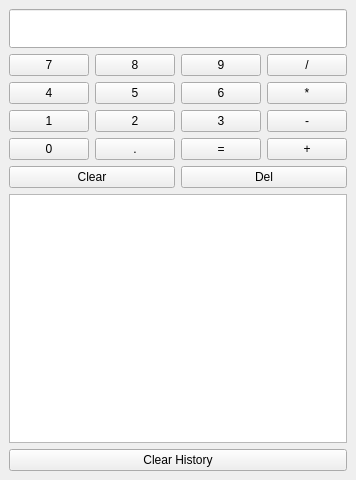
<?xml version="1.0" encoding="UTF-8"?>
<ui version="4.0">
 <class>MainWindow</class>
 <widget class="QMainWindow" name="MainWindow">
  <property name="geometry">
   <rect>
    <x>0</x>
    <y>0</y>
    <width>320</width>
    <height>480</height>
   </rect>
  </property>
  <property name="windowTitle">
   <string>Calculator</string>
  </property>
  <widget class="QWidget" name="centralwidget">
   <layout class="QVBoxLayout" name="verticalLayout">
    <item>
     <widget class="QLineEdit" name="display">
      <property name="font">
       <font>
        <pointsize>20</pointsize>
       </font>
      </property>
      <property name="alignment">
       <set>Qt::AlignRight|Qt::AlignTrailing|Qt::AlignVCenter</set>
      </property>
      <property name="readOnly">
       <bool>true</bool>
      </property>
     </widget>
    </item>
    <item>
     <layout class="QGridLayout" name="gridLayout">
      <item row="0" column="0">
       <widget class="QPushButton" name="btn_7">
        <property name="text">
         <string>7</string>
        </property>
       </widget>
      </item>
      <item row="0" column="1">
       <widget class="QPushButton" name="btn_8">
        <property name="text">
         <string>8</string>
        </property>
       </widget>
      </item>
      <item row="0" column="2">
       <widget class="QPushButton" name="btn_9">
        <property name="text">
         <string>9</string>
        </property>
       </widget>
      </item>
      <item row="0" column="3">
       <widget class="QPushButton" name="btn_divide">
        <property name="text">
         <string>/</string>
        </property>
       </widget>
      </item>
      <item row="1" column="0">
       <widget class="QPushButton" name="btn_4">
        <property name="text">
         <string>4</string>
        </property>
       </widget>
      </item>
      <item row="1" column="1">
       <widget class="QPushButton" name="btn_5">
        <property name="text">
         <string>5</string>
        </property>
       </widget>
      </item>
      <item row="1" column="2">
       <widget class="QPushButton" name="btn_6">
        <property name="text">
         <string>6</string>
        </property>
       </widget>
      </item>
      <item row="1" column="3">
       <widget class="QPushButton" name="btn_multiply">
        <property name="text">
         <string>*</string>
        </property>
       </widget>
      </item>
      <item row="2" column="0">
       <widget class="QPushButton" name="btn_1">
        <property name="text">
         <string>1</string>
        </property>
       </widget>
      </item>
      <item row="2" column="1">
       <widget class="QPushButton" name="btn_2">
        <property name="text">
         <string>2</string>
        </property>
       </widget>
      </item>
      <item row="2" column="2">
       <widget class="QPushButton" name="btn_3">
        <property name="text">
         <string>3</string>
        </property>
       </widget>
      </item>
      <item row="2" column="3">
       <widget class="QPushButton" name="btn_subtract">
        <property name="text">
         <string>-</string>
        </property>
       </widget>
      </item>
      <item row="3" column="0">
       <widget class="QPushButton" name="btn_0">
        <property name="text">
         <string>0</string>
        </property>
       </widget>
      </item>
      <item row="3" column="1">
       <widget class="QPushButton" name="btn_dot">
        <property name="text">
         <string>.</string>
        </property>
       </widget>
      </item>
      <item row="3" column="2">
       <widget class="QPushButton" name="btn_equals">
        <property name="text">
         <string>=</string>
        </property>
       </widget>
      </item>
      <item row="3" column="3">
       <widget class="QPushButton" name="btn_add">
        <property name="text">
         <string>+</string>
        </property>
       </widget>
      </item>
      <item row="4" column="0" colspan="2">
       <widget class="QPushButton" name="btn_clear">
        <property name="text">
         <string>Clear</string>
        </property>
       </widget>
      </item>
      <item row="4" column="2" colspan="2">
       <widget class="QPushButton" name="btn_delete">
        <property name="text">
         <string>Del</string>
        </property>
       </widget>
      </item>
     </layout>
    </item>
    <item>
     <widget class="QListWidget" name="history_list">
      <property name="font">
       <font>
        <pointsize>12</pointsize>
       </font>
      </property>
     </widget>
    </item>
    <item>
     <widget class="QPushButton" name="btn_clear_history">
      <property name="text">
       <string>Clear History</string>
      </property>
     </widget>
    </item>
   </layout>
  </widget>
 </widget>
 <resources/>
 <connections/>
</ui>
